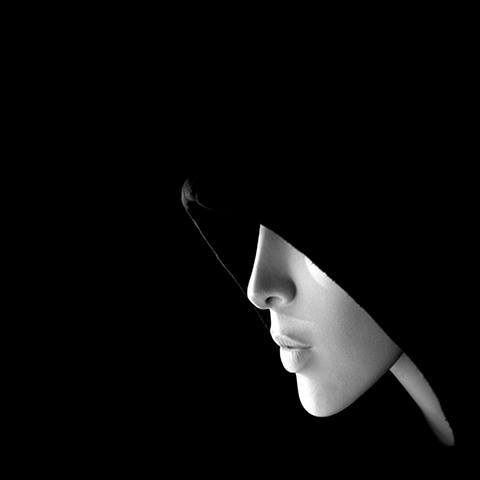
#> input picture in.jpg, 480 x 480 px
$ python ImageToText.py   (older library calls are emulated)
#> lines starting #> are read from the running program, lines starting #| are printed output that depends on the picture
#! python3
# Python 3 Image to text
# 20.07.17 fixed bugs
# require to install pillow, numpy
# pip install pillow
# pip install numpy
# -*- coding: UTF-8 -*-
from PIL import Image
import numpy as np
import random
import math
def convert(num) :
    a0 = ['■','■','■','■','■','■','■','■']
    a1 = ['$','#','%','$','&','@','@']
    a2 = ['Q','W','E','R','Y','U','O']
    a3 = ['I','L','I','L','J','I','J']
    a4 = ['a','s','c','v','x','n','i']
    a5 = ['.',',',':',' ','\'',' ','`']
    a6 = ['.',' ','`',' ',' ','`',' ']

    rand = random.randint(0,6)
    if num in range(0,40) :
        return a6[rand]
    if num in range(40,90) :
        return a5[rand]
    if num in range(90,130) :
        return a4[rand]
    if num in range(130,170) :
        return a3[rand]
    if num in range(170,200) :
        return a2[rand]
    if num in range(200,230) :
        return a1[rand]
    if num in range(230,255) :
        return a0[rand]
    return ' '

size = 200 #need to customize

filename = ""
filename = input("File Name? ")
#> the answer given: in.jpg

image = Image.open(filename).convert('L')
width, height = image.size
#> width = 480; height = 480
height = int(math.floor(size*width /height))
#> height = 200
width = size

image = image.resize((width, height),Image.ANTIALIAS)
#> image: PIL image 200x200 L

image.load()
data = np.asarray( image, dtype="int32" )
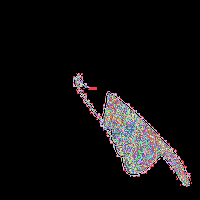
#> data: shape (200, 200) int32; 255 distinct labels, from 0 to 255; one colour per label, 0 black
out = [["" for x in range(width)] for y in range(height)]

for i in range(height) :
    for j in range(width) :
        out[i][j] = convert(data[i][j])
with open("image.txt",'w', encoding='utf-8') as f:
    string = ""
    for i in range(height) :
        for j in range(width) :
            string += out[i][j]
        string += " \n"
    f.write(string)
